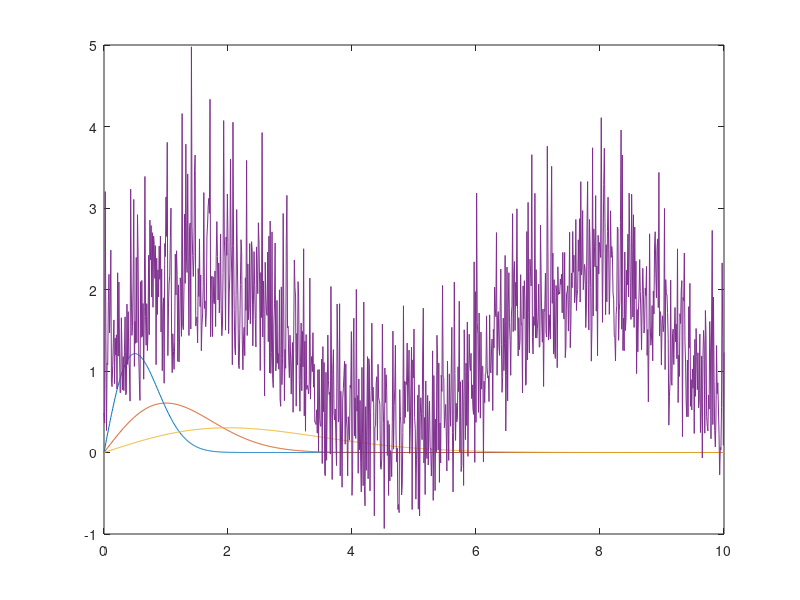

MATLAB code to generate this figure:
%% ==========================================================================
x = [0:0.01:10];
    p1 = raylpdf(x,0.5);
    p2 = raylpdf(x,1);
    p3 = raylpdf(x,2);
    plot(x,p1,x,p2,x,p3);
%%
%rayleigh distrubution simulate
 
pd=makedist('Rayleigh');

hold on;
 for x1 = 1: 1001;
    y(x1)=random(pd); 
 end

% plot(x, sin(x));
% plot(x,y);
 plot(x,y+sin(x));
hold off;
